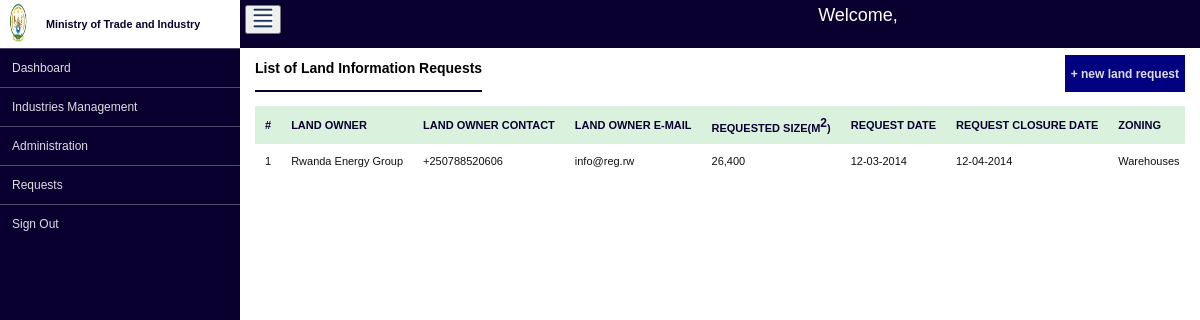
/industry/land-requests/, run on the app's committed database.
### industry/models.py (models this page shows)
class LandRequestInformation(models.Model):
    land_owner = models.ForeignKey(LandOwner, on_delete=models.SET_NULL, null=True, blank=True)
    request_date = models.DateField(null=False, blank=False)
    request_closure_date = models.DateField(null=False, blank=False)
    requested_land_size = models.DecimalField(decimal_places=5, max_digits=13, null=False, blank=False)
    zone = models.ForeignKey(IndustrialZone, on_delete=models.CASCADE, related_name="zone_land_requets")
    recorded_date = models.DateTimeField(auto_now_add=True)
    class Meta:
        db_table = "LandRequestInformations"

class LandOwner(models.Model):
    phone_number = models.CharField(max_length=20, null=False, blank=False)
    user = models.ForeignKey(User, on_delete=models.SET_NULL, null=True, blank=True)
    recorded_date = models.DateTimeField(auto_now_add=True)
    class Meta:
        db_table = "LandOwners"

### system_management/models.py (models this page shows, shortened)
class User(AbstractUser):
    USER_CATEGORIES = (
        ("MINICOM STAFF", "MINICOM STAFF"),
        ("COMPANY", "COMPANY"),
        ("VISITOR", "VISITOR"),
    )
    first_name = models.CharField(max_length=250, null=False, blank=False)
    username = None
    change_password_required = models.BooleanField(default=False)
    user_category = models.CharField(max_length=20, choices=USER_CATEGORIES, null=False, blank=False)
    email = models.EmailField(unique=True, max_length=250)
    USERNAME_FIELD = 'email'
    REQUIRED_FIELDS = ["first_name", "last_name"]
    class Meta(AbstractUser.Meta):
        swappable = 'AUTH_USER_MODEL'
        db_table = 'Users'

class IndustrialZone(models.Model):
    name = models.CharField(max_length=200, null=False, blank=False)
    recorded_date = models.DateTimeField(auto_now_add=True)
    class Meta:
        db_table = 'IndustrialZones'

### industry/views.py (the view, shortened to what this page needs)
# urls.py: path("land-requests/", land_request, name="land-requests"),
def land_request(request):
    zones = IndustrialZone.objects.all().order_by("name")
    land_requests = LandRequestInformation.objects.all().order_by("request_date", "recorded_date")
    context = {
        "zones": zones,
        "land_requests": land_requests
    }
    return render(request, "industry/land_request_list.html", context)

### templates/industry/land_request_list.html (shortened to what this page needs)
{% extends 'base_layout.html' %}
{% load humanize %}
{% block main_data_load %}
    <div id="car_title_header_and_new_btn">
        <p id="car_title_header_and_new_btn_p">List of Land Information Requests</p>
        <button id="car_title_header_and_new_btn_button">+ new land request</button>
    </div>
    <div id="car_body_data">
        <div id="car_table_data" class="table-data">
            <table>
                <thead>
                    <th>#</th>
                    <th>LAND OWNER</th>
                    <th>LAND OWNER CONTACT</th>
                    <th>LAND OWNER E-MAIL</th>
                    <th>REQUESTED SIZE(M<sup>2</sup>)</th>
                    <th>REQUEST DATE</th>
                    <th>REQUEST CLOSURE DATE</th>
                    <th>ZONING</th>
                </thead>
                <tbody>
                    {% for land_request in land_requests %}
                        <tr>
                            <td>{{ forloop.counter }}</td>
                            <td>{{land_request.land_owner.user.first_name|title}}</td>
                            <td>{{land_request.land_owner.phone_number}}</td>
                            <td>{{land_request.land_owner.user.email}}</td>
                            <td>
                                {% with value=land_request.requested_land_size|floatformat:5 %}
                                    {{ value|floatformat:5|intcomma|cut:".00000" }}
                                {% endwith %}
                            </td>
                            <td>{{ land_request.request_date|date:'d-m-Y' }}</td>
                            <td>{{ land_request.request_closure_date|date:'d-m-Y' }}</td>
                            <td>{{ land_request.zone.name|title}}</td>
                        </tr>
                    {% endfor %}
                </tbody>
            </table>
        </div>
    </div>
{% endblock %}

### static_files/css/main.css (style rules this page uses)
:root { --aside_bg: #222831; --aside_fg: rgba(244,244,244, 0.9); --aside_fg_hover_a: #111; --aside_bg_hover_a: #fff; --aside_border_color: rgba(244, 244, 244, 0.3); --main_bg: #e8e8e8; --main_fg: black; --main_header_bg: white; --scroll_bar_color: #888; --aside-navigation-span-bg: #55f; --navy_car: #000080; --peru_car: #cd853f; --darkGreen: #0a290a; --darkBlue: #090030; --darkRed:rgb(116, 24, 4); --table_tr_background_color: rgb(230, 230, 230); --table_header_background_color: #DAF1DE; }
* { box-sizing: border-box; font-family:Verdana, Geneva, Tahoma, sans-serif; font-size: 12px; }
table tr { cursor: pointer; }
table th, table td { white-space: nowrap; }
body { margin: 0px; padding: 0px; }
#car_title_header_and_new_btn { height: 5%; margin-top: 50px; }
#car_title_header_and_new_btn p { float: left; padding-top: 5px; font-size: 14px; width: auto; height: 100%; margin-top: 0px; font-weight: bold; border-bottom: 2px double var(--darkBlue); }
#car_title_header_and_new_btn button { float: right; width: auto; height: 100%; background-color: var(--navy_car); border: none; color: var(--aside_fg); font-weight: bold; font-size: 12px; border-radius: 0px; outline: none; margin-top: 0px; }
#car_table_data { height: 100%; width: 100%; overflow: auto; display: block; }
.table-data { width: 100%; height: auto; }
.table-data thead th { background-color: var(--table_header_background_color); color: var(--darkBlue); font-size: 10px; text-align: left; }
.table-data th,.table-data td, .table-data table { text-align: center; border-collapse: collapse; }
.table-data table th, .table-data table td { padding: 10px; font-size: 11px; white-space: nowrap; text-align: left; }
.table-data table tr { background-color: var(--aside_bg_hover_a); color: var(--aside_fg_hover_a); }

### data on the page
LandRequestInformation: land_owner.user.first_name "Rwanda Energy Group", land_owner.phone_number "+250788520606", land_owner.user.email "info@reg.rw", requested_land_size "26,400", request_date "12-03-2014", request_closure_date "12-04-2014", zone.name "Warehouses"
